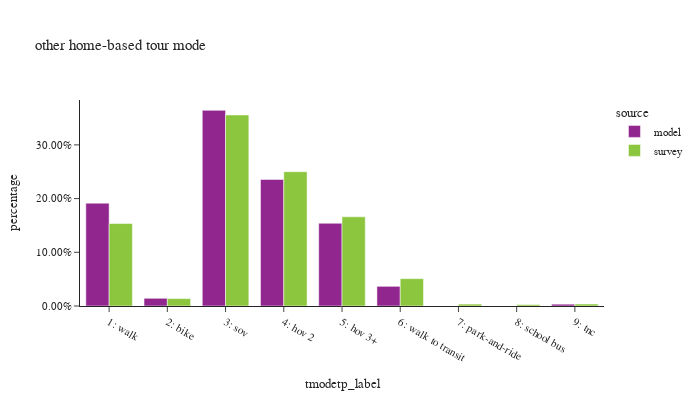

Write notebook code for a chart like this one.
### Code cell
df_plot = hb_tour.groupby(['source','tmodetp_label'])['toexpfac'].sum().reset_index()
df_plot['percentage'] = df_plot.groupby(['source'], group_keys=False)['toexpfac']. \
    apply(lambda x: x / float(x.sum()))

df_plot_ct = hb_tour.groupby(['source','tmodetp_label'])['toexpfac'].count().reset_index(). \
    rename(columns={'toexpfac':'sample count'})
df_plot = df_plot.merge(df_plot_ct, on=['source','tmodetp_label'])

fig = px.bar(df_plot.sort_values(by=['source']), x="tmodetp_label", y="percentage", color="source",
             barmode="group",hover_data=['sample count'],title="other home-based tour mode")
fig.update_layout(height=400, width=700, font=dict(size=11),
                  xaxis = dict(dtick = 1, categoryorder='category ascending'),
                  yaxis=dict(tickformat=".2%"))
fig.show()

### Figure 1 — Plotly figure (JSON) as saved in the notebook; plotly's stock layout.template omitted (floating-point values rounded to 4 significant figures)
{"data": [{"alignmentgroup": "True", "customdata": [[549581], [41194], [1045594], [676145], [442100], [105077], [9709]], "hovertemplate": "source=model<br>tmodetp_label=%{x}<br>percentage=%{y}<br>sample count=%{customdata[0]}<extra></extra>", "legendgroup": "model", "marker": {"color": "#91268F", "pattern": {"shape": ""}}, "name": "model", "offsetgroup": "model", "orientation": "v", "showlegend": true, "textposition": "auto", "type": "bar", "x": ["1: walk", "2: bike", "3: sov", "4: hov 2", "5: hov 3+", "6: walk to transit", "9: tnc"], "xaxis": "x", "y": [0.1915, 0.01436, 0.3644, 0.2356, 0.1541, 0.03662, 0.003384], "yaxis": "y"}, {"alignmentgroup": "True", "customdata": [[1717], [156], [2088], [1241], [655], [330], [22], [7], [34]], "hovertemplate": "source=survey<br>tmodetp_label=%{x}<br>percentage=%{y}<br>sample count=%{customdata[0]}<extra></extra>", "legendgroup": "survey", "marker": {"color": "#8CC63E", "pattern": {"shape": ""}}, "name": "survey", "offsetgroup": "survey", "orientation": "v", "showlegend": true, "textposition": "auto", "type": "bar", "x": ["1: walk", "2: bike", "3: sov", "4: hov 2", "5: hov 3+", "6: walk to transit", "7: park-and-ride", "8: school bus", "9: tnc"], "xaxis": "x", "y": [0.1536, 0.01381, 0.3557, 0.2501, 0.166, 0.05091, 0.003567, 0.002617, 0.003683], "yaxis": "y"}], "layout": {"barmode": "group", "font": {"size": 11}, "height": 400, "legend": {"title": {"text": "source"}, "tracegroupgap": 0}, "title": {"text": "other home-based tour mode"}, "width": 700, "xaxis": {"anchor": "y", "categoryorder": "category ascending", "domain": [0.0, 1.0], "dtick": 1, "title": {"text": "tmodetp_label"}}, "yaxis": {"anchor": "x", "domain": [0.0, 1.0], "tickformat": ".2%", "title": {"text": "percentage"}}}}
